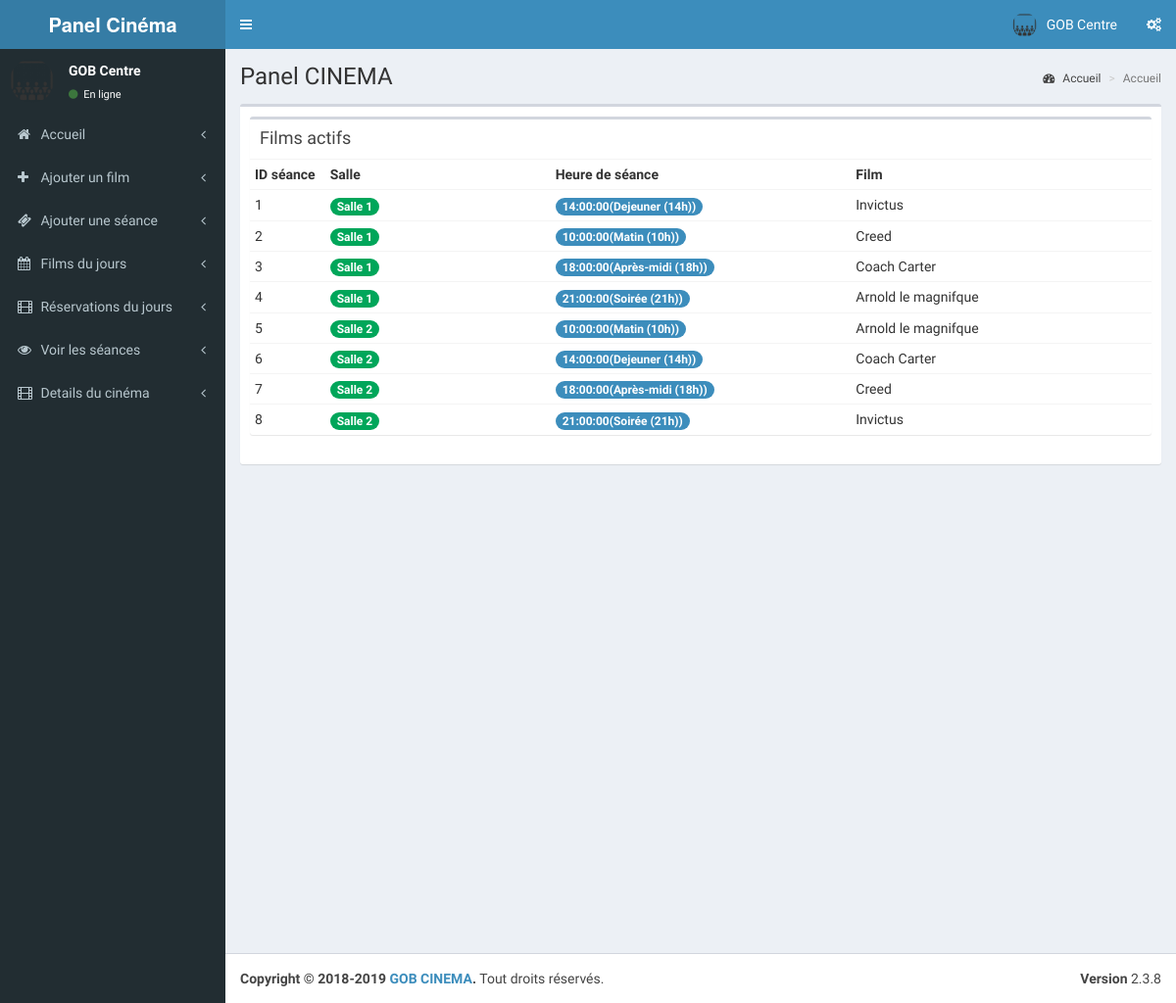
The app's page /cinema/pages/index.php (signed in) with its own data.
### tables this page shows
CREATE TABLE IF NOT EXISTS `tbl_theatre` (
  `id` int(11) NOT NULL AUTO_INCREMENT,
  `name` varchar(100) NOT NULL,
  `address` varchar(100) NOT NULL,
  `place` varchar(100) NOT NULL,
  `state` varchar(50) NOT NULL,
  `pin` int(11) NOT NULL,
  PRIMARY KEY (`id`)
);

CREATE TABLE IF NOT EXISTS `tbl_shows` (
  `s_id` int(11) NOT NULL AUTO_INCREMENT,
  `st_id` int(11) NOT NULL COMMENT 'show time id',
  `theatre_id` int(11) NOT NULL,
  `movie_id` int(11) NOT NULL,
  `start_date` date NOT NULL,
  `status` int(11) NOT NULL COMMENT '1 means show available',
  `r_status` int(11) NOT NULL,
  PRIMARY KEY (`s_id`)
);

CREATE TABLE IF NOT EXISTS `tbl_screens` (
  `screen_id` int(11) NOT NULL AUTO_INCREMENT,
  `t_id` int(11) NOT NULL COMMENT 'theatre id',
  `screen_name` varchar(110) NOT NULL,
  `seats` int(11) NOT NULL COMMENT 'number of seats',
  `charge` int(11) NOT NULL,
  PRIMARY KEY (`screen_id`)
);

CREATE TABLE IF NOT EXISTS `tbl_show_time` (
  `st_id` int(11) NOT NULL AUTO_INCREMENT,
  `screen_id` int(11) NOT NULL,
  `name` varchar(40) NOT NULL COMMENT 'noon,second,etc',
  `start_time` time NOT NULL,
  PRIMARY KEY (`st_id`)
);

CREATE TABLE IF NOT EXISTS `tbl_movie` (
  `movie_id` int(11) NOT NULL AUTO_INCREMENT,
  `t_id` int(11) NOT NULL COMMENT 'theatre id',
  `movie_name` varchar(100) NOT NULL,
  `cast` varchar(500) NOT NULL,
  `desc` varchar(1000) NOT NULL,
  `release_date` date NOT NULL,
  `image` varchar(200) NOT NULL,
  `video_url` varchar(200) NOT NULL,
  `status` int(1) NOT NULL COMMENT '0 means active ',
  PRIMARY KEY (`movie_id`)
);

### cinema/pages/index.php (the view)
<?php
include('header.php');
?>
  <div class="content-wrapper">
    <section class="content-header">
      <h1>
        Panel CINEMA
      </h1>
      <ol class="breadcrumb">
        <li><a href="index"><i class="fa fa-dashboard"></i> Accueil</a></li>
        <li class="active">Accueil</li>
      </ol>
    </section>
    <section class="content">
      <div class="box">
        <div class="box-body">
            <div class="box">
            <div class="box-header">
              <h3 class="box-title">Films actifs</h3>
            </div>
            <div class="box-body no-padding">
              <table class="table table-condensed">
                <tr>
                  <th class="col-md-1">ID séance</th>
                  <th class="col-md-3">Salle</th>
                  <th class="col-md-4">Heure de séance</th>
                  <th class="col-md-4">Film</th>
                </tr>
                <?php
					$qry8=mysqli_query($con,"select * from tbl_shows where r_status=1 and theatre_id='".$_SESSION['theatre']."'");
					$no=1;
					while($mn=mysqli_fetch_array($qry8))
					{
					 $qry9=mysqli_query($con,"select * from tbl_movie where movie_id='".$mn['movie_id']."'");
					 $mov=mysqli_fetch_array($qry9);
					 $qry10=mysqli_query($con,"select * from tbl_show_time where st_id='".$mn['st_id']."'");
					 $scr=mysqli_fetch_array($qry10);
					 $qry11=mysqli_query($con,"select * from tbl_screens where screen_id='".$scr['screen_id']."'");
					 $scn=mysqli_fetch_array($qry11);
					?>
                <tr>
                  <td><?php echo $no;?></td>
                  <td><span class="badge bg-green"><?php echo $scn['screen_name'];?></span></td>
                  <td><span class="badge bg-light-blue"><?php echo $scr['start_time'];?>(<?php echo utf8_encode($scr['name']);?>)</span></td>
                  <td><?php echo $mov['movie_name'];?></td>
                  </tr>
                  <?php
					       $no=$no+1;
					}
                  ?>
              </table>
            </div>
          </div>
        </div>
      </div>
    </section>
  </div>
  <?php
include('footer.php');
?>

### cinema/pages/header.php (shortened to what this page needs)
<?php
include('../../config.php');
$th=mysqli_query($con,"select * from tbl_theatre where id='".$_SESSION['theatre']."'");
$theatre=mysqli_fetch_array($th);
?>
<!DOCTYPE html>
<html>
<head>
  <link rel="stylesheet" href="../validation/dist/css/bootstrapValidator.css"/>
  <link rel="stylesheet" href="../bootstrap/css/bootstrap.min.css">
  <link rel="stylesheet" href="https://cdnjs.cloudflare.com/ajax/libs/font-awesome/4.5.0/css/font-awesome.min.css">
  <link rel="stylesheet" href="https://cdnjs.cloudflare.com/ajax/libs/ionicons/2.0.1/css/ionicons.min.css">
  <link rel="stylesheet" href="../dist/css/AdminLTE.min.css">
  <link rel="stylesheet" href="../dist/css/skins/_all-skins.min.css">
</head>
<body class="hold-transition skin-blue sidebar-mini">
<div class="wrapper">
  <header class="main-header">
    <a href="index.php" class="logo">
      <span class="logo-lg"><b>Panel Cinéma</b></span>
    </a>
    <nav class="navbar navbar-static-top">
      <a href="#" class="sidebar-toggle" data-toggle="offcanvas" role="button">
      </a>
      <div class="navbar-custom-menu">
        <ul class="nav navbar-nav">
          <li class="dropdown user user-menu">
            <a href="#" class="dropdown-toggle" data-toggle="dropdown">
              <img src="cinema-512.png" class="user-image" alt="User Image">
              <span class="hidden-xs"><?php echo $theatre['name'];?></span>
            </a>
          </li>
          <li>
            <a href="#" data-toggle="control-sidebar"><i class="fa fa-gears"></i></a>
          </li>
        </ul>
      </div>
    </nav>
  </header>
  <aside class="main-sidebar">
    <section class="sidebar">
      <div class="user-panel">
        <div class="pull-left image">
          <img src="cinema-512.png" class="img-circle" alt="User Image">
        </div>
        <div class="pull-left info">
          <p><?php echo $theatre['name'];?></p>
          <a href="#"><i class="fa fa-circle text-success"></i> En ligne</a>
        </div>
      </div>
      <ul class="sidebar-menu">
        <li class="treeview">
          <a href="index.php">
            <i class="fa fa-home"></i> <span>Accueil</span>
            <span class="pull-right-container">
              <i class="fa fa-angle-left pull-right"></i>
            </span>
          </a>
        </li>
          <li class="treeview">
          <a href="add_movie.php">
            <i class="fa fa-plus"></i> <span>Ajouter un film</span>
            <span class="pull-right-container">
              <i class="fa fa-angle-left pull-right"></i>
            </span>
          </a>
        </li>
        <li class="treeview">
          <a href="add_show.php">
            <i class="fa fa-ticket"></i> <span>Ajouter une séance</span>
            <span class="pull-right-container">
              <i class="fa fa-angle-left pull-right"></i>
            </span>
          </a>
        </li>
        <li class="treeview">
          <a href="todays_shows.php">
            <i class="fa fa-calendar"></i> <span>Films du jours</span>
            <span class="pull-right-container">
              <i class="fa fa-angle-left pull-right"></i>
            </span>
          </a>
        </li>
        <li class="treeview">
          <a href="tickets.php">
            <i class="fa fa-film"></i> <span>Réservations du jours</span>
            <span class="pull-right-container">
              <i class="fa fa-angle-left pull-right"></i>
            </span>
          </a>
        </li>
        <li class="treeview">
          <a href="view_shows.php">
            <i class="fa fa-eye"></i> <span>Voir les séances</span>
            <span class="pull-right-container">
              <i class="fa fa-angle-left pull-right"></i>
            </span>
          </a>
        </li>
        <li class="treeview">
          <a href="add_theatre_2.php">
            <i class="fa fa-film"></i> <span>Details du cinéma</span>
            <span class="pull-right-container">
              <i class="fa fa-angle-left pull-right"></i>
            </span>
          </a>
        </li>
      </ul>
    </section>
  </aside>

### records on screen
tbl_theatre: name "GOB Centre"
tbl_shows: tbl_screens.screen_name "Salle 1", st.start_time "14:00:00", st.name "Dejeuner (14h)", movie.movie_name "Invictus"
tbl_shows: tbl_screens.screen_name "Salle 1", st.start_time "10:00:00", st.name "Matin (10h)", movie.movie_name "Creed"
tbl_shows: tbl_screens.screen_name "Salle 1", st.start_time "18:00:00", st.name "Après-midi (18h)", movie.movie_name "Coach Carter"
tbl_shows: tbl_screens.screen_name "Salle 1", st.start_time "21:00:00", st.name "Soirée (21h)", movie.movie_name "Arnold le magnifque"
tbl_shows: tbl_screens.screen_name "Salle 2", st.start_time "10:00:00", st.name "Matin (10h)", movie.movie_name "Arnold le magnifque"
tbl_shows: tbl_screens.screen_name "Salle 2", st.start_time "14:00:00", st.name "Dejeuner (14h)", movie.movie_name "Coach Carter"
tbl_shows: tbl_screens.screen_name "Salle 2", st.start_time "18:00:00", st.name "Après-midi (18h)", movie.movie_name "Creed"
tbl_shows: tbl_screens.screen_name "Salle 2", st.start_time "21:00:00", st.name "Soirée (21h)", movie.movie_name "Invictus"
